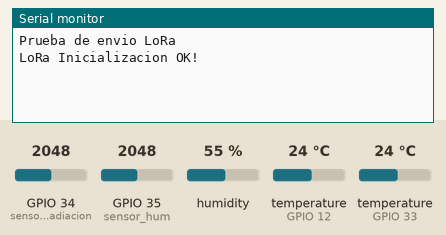
Bench run of a sketch on a simulated ESP32. On the bench: the last lines printed to the serial monitor. The inputs (shaded band) are chosen by the test bench; at power-on: humidity 55 %, temperature (sensors on GPIO 33, GPIO 12) 24 °C, GPIO 34 (sensor_radiacion) = 2048, GPIO 35 (sensor_hum) = 2048. No radio packets arrive unless stated.

Above: at 3.2 s.
3.3 s: humidity set to 22 %
At 9.0 s:
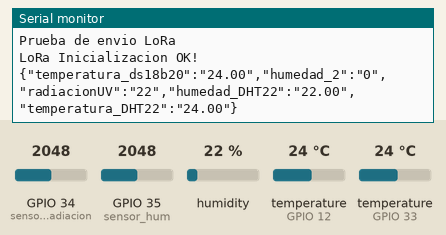
14.3 s: temperature (sensor on GPIO 33) set to 12 °C
At 19.1 s:
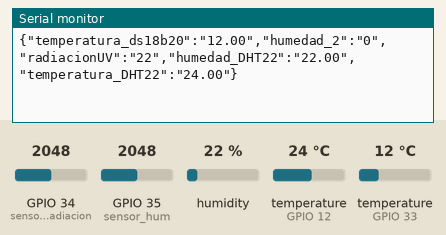
21.8 s: GPIO 34 (sensor_radiacion) set to 2866
At 24.1 s:
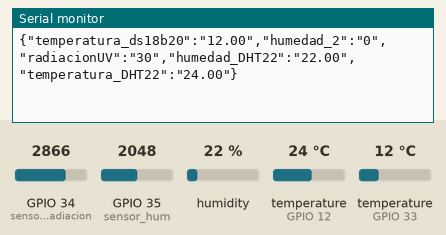
29.3 s: GPIO 35 (sensor_hum) set to 3972
At 34.2 s:
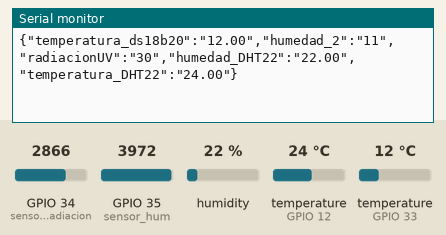
36.8 s: temperature (sensor on GPIO 12) set to 12 °C
At 39.2 s:
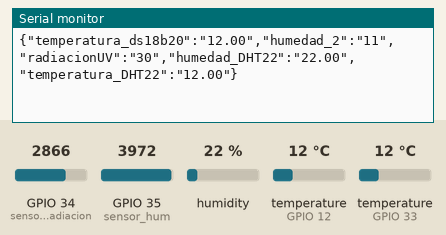
44.3 s: temperature (sensor on GPIO 33) set to 19 °C
At 49.3 s:
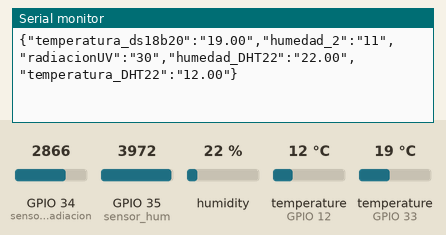
Timing chart, 0 to 50.8 s (numbered marks = the images above; inputs shaded):
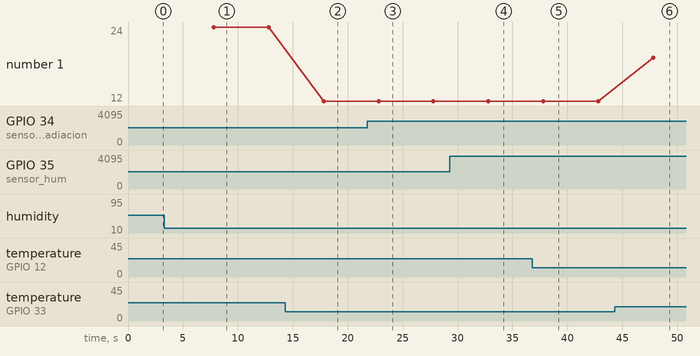

The sketch:

LoRa_Envio.ino
```cpp
/* Descomentar para usar la pantalla integrada al LILYGO
* #define OLED_SDA 4
* #define OLED_SCL 15
* #define OLED_RST 16
* #define SCREEN_WIDTH 128                                          // Ancho del display en pixels
* #define SCREEN_HEIGHT 32                                          // Alto del distlay en pixels
*/
#define DHTPIN 12                                                   // Conexión al pin 32 del esp32
#define DHTTYPE DHT22                                               // Sensor de temperatura y humedad DHT22
#define sensor_hum 35                                               // Sensor de humedad capacitivo
#define sensor_temp 33                                              // Sensor de temperatura DS18B20
#define sensor_radiacion 34                                         // Sensor de radiación UV
#define BAND 433E6                                                  // 433E6 for Asia, 866E6 for Europe, 915E6 for North America
#define SCK 5                                                       // Pines para el uso de LoRa
#define MISO 19
#define MOSI 27
#define SS 18
#define RST 14
#define DIO0 26

/* Descomentar para usar la pantalla integrada al LILYGO
* #include <Adafruit_GFX.h>
* #include <Adafruit_SSD1306.h>
*/
#include <SPI.h>
#include <LoRa.h>
#include "DHT.h"                                                    // Biblioteca para usar el sensor DHT22
#include <OneWire.h>                                                // Biblioteca para usar el DS18B20
#include <DallasTemperature.h>
#include <Wire.h>

/* Descomentar para usar la pantalla integrada al LILYGO
* Adafruit_SSD1306 display = Adafruit_SSD1306(SCREEN_WIDTH, SCREEN_HEIGHT, &Wire);
*/
DHT dht(DHTPIN,DHTTYPE);                                            // Este objeto maneja el sensor DHT22
OneWire oneWireObjeto(sensor_temp);                                 // Este objeto maneja el sensor DS18B20
DallasTemperature sensorDS18B20(&oneWireObjeto);                    // Este objeto maneja el sensor DS18B20

// Variables del sensor de radiacion
float Sensorvalor = 0.0;
float Sensorvoltaje = 0.0;
int indice_radiacion;

// Variables del sensor de humedad
const int aire_sensor = 4095;
const int agua_sensor = 2981;
int sensor;
int hum_capacitivo;

// Variable de sensor de temperatura DS18B20
float temp_ds18b20 = 0.0;

// Variables del sensor DHT22
float hum_dht22 = 0.0;
float temp_dht22 = 0.0;

// Variables del programa con valor definido
long timeNow, timeLast;                                             // Variables de control de tiempo no bloqueante
int wait = 5000;                                                    // Indica la espera cada hora para envío de mensajes MQTT

// Prototipo de funciones
void funcion_humedad();
void funcion_radiacion();
void funcion_dht22();
void funcion_temperaturawire();

// Variable a enviar a Node-RED
String json;                                                        // Variable que almacena la cadena de caracteres en formato JSON

void setup() {
  Serial.begin(115200);
  sensorDS18B20.begin();                                            // Iniciando el sensor de temperatura DS18B20
  dht.begin();                                                      // Iniciando el DHT22

  pinMode(sensor_hum,INPUT);                                        // Sensor de humedad capacitivo
  pinMode(sensor_temp,INPUT);                                       // Sensor de temperatura ds18b20

  Serial.println("Prueba de envio LoRa");

  /* Descomentar para iniciar el display del LILYGO
  * display.begin(SSD1306_SWITCHCAPVCC, 0x3C);
  * display.clearDisplay();
  * display.setTextColor(WHITE);
  * display.setTextSize(1);
  * display.setCursor(0,0);
  * display.print("LORA SENDER ");
  * display.display();
  */

  SPI.begin(SCK, MISO, MOSI, SS);                                           // Pines SPI del LoRa
  LoRa.setPins(SS, RST, DIO0);                                              // Configuración del transmisor LoRa

  if (!LoRa.begin(BAND)) {
    Serial.println("Starting LoRa failed!");
    while (1);
  }
  Serial.println("LoRa Inicializacion OK!");
  /* Descomentar para escribir un mensaje en pantalla del módulo LILYGO
  * display.setCursor(0,10);
  * display.print("Inicializacion OK!");
  * display.display();
  */
  delay(2000);
  timeLast = millis ();                                           // Inicia el control de tiempo
}

void loop() {
  timeNow = millis();                                             // Control de tiempo para esperas no bloqueantes

  if (timeNow - timeLast > wait) {
    timeLast = timeNow;                                           // Actualización de seguimiento de tiempo

    // Llamando a las funciones que controlan a los sensores del sistema
    funcion_humedad();
    funcion_radiacion();
    funcion_dht22();
    funcion_temperaturawire();

    // Se construye el string con formato JSON para enviar la información por protocolo MQTT
    json = "{\"temperatura_ds18b20\":\""+String(temp_ds18b20)+"\""+
           ",\"humedad_2\":\""+String(hum_capacitivo)+"\""+
           ",\"radiacionUV\":\""+String(indice_radiacion)+"\""+
           ",\"humedad_DHT22\":\""+String(hum_dht22)+"\""+
           ",\"temperatura_DHT22\":\""+String(temp_dht22)+"\"}";
    Serial.println(json);

    LoRa.beginPacket();                                           //Send LoRa packet to receiver
    LoRa.print(json);
    LoRa.endPacket();
  }
  /* Descomentar para mostrar la variable json enviada por radiofrecuencia
  * display.clearDisplay();
  * display.setCursor(0,0);
  * display.print(json);
  * display.display();
  */
}

/*
* Funciones del programa que controlan los sensores.
* En esta sección puede agregar las funciones que necesite para ampliar el numero de sensores
* o actuadores involucrados en el sistema
*/

// Función para leer la humedad en la cama de cultivo de tomate
void funcion_humedad() {
  sensor = analogRead(sensor_hum);                                // Lectura del sensor

  if ((sensor >= agua_sensor) && (sensor <= aire_sensor)){
    hum_capacitivo = map(sensor,aire_sensor,agua_sensor,0,100);   // Mapear la lectura del sensor
  }
}

// Función para detectar la radiación solar
void funcion_radiacion() {
  Sensorvalor = analogRead(sensor_radiacion);                     // Lectura del sensor
  Sensorvoltaje = (Sensorvalor/1023)*5;                           // Conversión a voltaje
  indice_radiacion = (Sensorvoltaje*11)/5;                        // Conversión a escala del 0 al 11
}

// Función para leer la temperatura y humedad al interior del invernadero
void funcion_dht22() {
  hum_dht22 = dht.readHumidity();                                 // Obtener lectura de humedad
  temp_dht22 = dht.readTemperature();                             // Obtener lectura de temperatura
}

// Función para obtener la temperatura en la cama de cultivo de tomate
void funcion_temperaturawire() {
  sensorDS18B20.requestTemperatures();                            // Solicitud al sensor
  temp_ds18b20 = sensorDS18B20.getTempCByIndex(0);                // Obtener temperatura
}
```

Measured:
- after the input at 3.3 s, the serial monitor: prints a new line after 4.5 s (image 1)
- after the input at 14.3 s, the serial monitor: prints a new line after 3.5 s (image 2)
- after the input at 21.8 s, the serial monitor: prints a new line after 1.0 s (image 3)
- after the input at 29.3 s, the serial monitor: prints a new line after 3.5 s (image 4)
- after the input at 36.8 s, the serial monitor: prints a new line after 1.0 s (image 5)
- after the input at 44.3 s, the serial monitor: prints a new line after 3.5 s (image 6)
- plotted number 1: 24 → 12 after the input at 14.3 s, 12 → 19 after the input at 44.3 s
